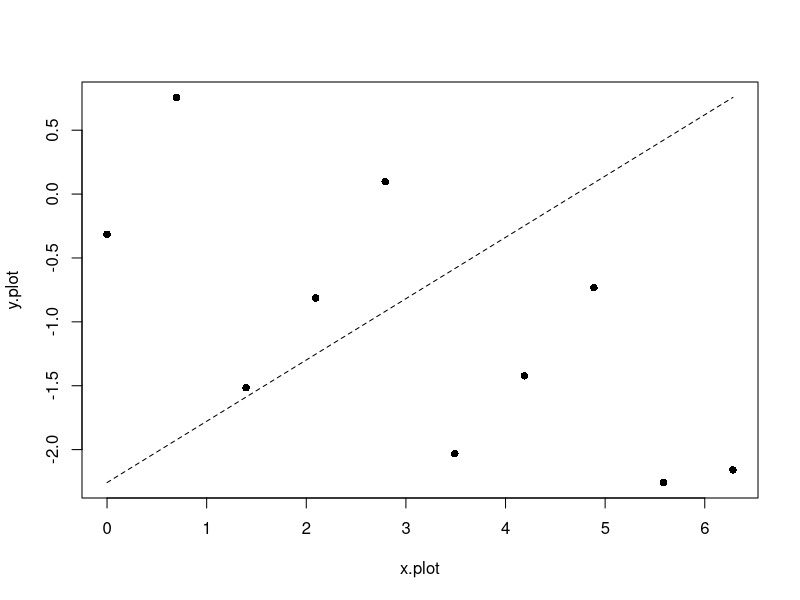

Write R code to recreate this figure. (Note: this script raises an error after producing the figure.)
## ---- chunk 1

data1 <- read.csv("paramcode.csv")

n=10;n.plot=100

x = data1$x

y = data1$y

x.plot=seq(from=min(x),to=max(x),length.out=n.plot)

y.plot=seq(from=min(y),to=max(y),length.out=n.plot)

plot(x.plot,y.plot,col=1,type='l',lty=2)

points(x,y,pch=16)


## compute the classifier 

lambda=0.01

theta=1

I=diag(rep(1,n))

kk=outer(1:n,1:n,Vectorize(function(i,j) k(x[i],x[j])))

alpha = solve(kk + lambda*diag(rep(1,n)))%*%(y-x*theta)


## evaluate the classifier 

k.x=outer(1:n,1:n.plot,Vectorize(function(i,j) k(x[i],x.plot[j])))

hat.y=t(k.x)%*%alpha +x.plot*theta

lines(x.plot,hat.y,col=2)

legend("bottomleft",legend=c("simple linear", "estimated"),

       col=c(1,2),lty=c(2,1))  
